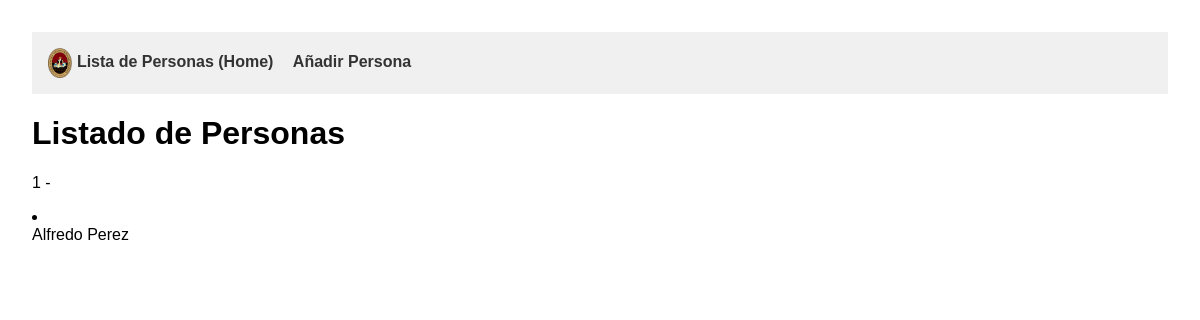
Before: / with the older database file.
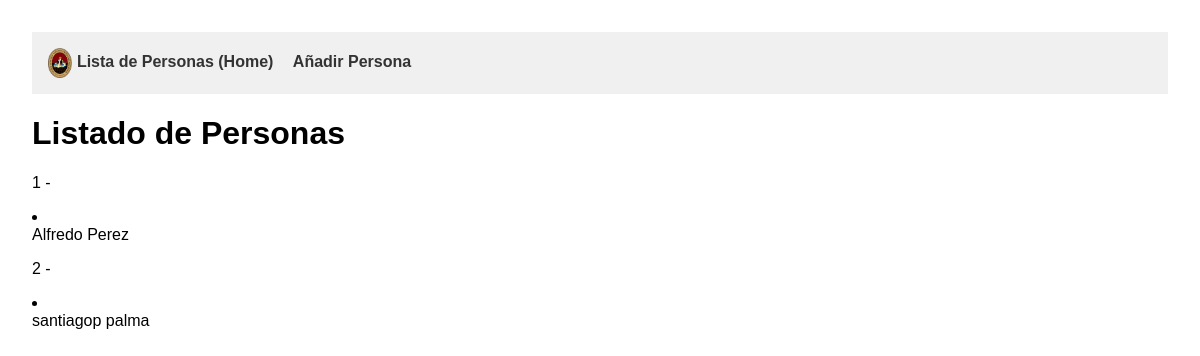
After: the same page with the newer database file.
### personas/models.py (models this page shows, shortened)
class Persona(models.Model):
    nombres = models.CharField(max_length=100)
    apellidos = models.CharField(max_length=100)
    edad = models.IntegerField()
    donador = models.BooleanField()

### personas/views.py (the view)
# urls.py: path('', PersonaListView.as_view(), name='persona-list'),
class PersonaListView(ListView):
    model = Persona

### personas/templates/personas/persona_list.html (shortened to what this page needs)
{% extends 'base.html' %}
{% block body %}
<h1>Listado de Personas</h1>
{% for instance in object_list %}
    <p>
        {{ instance.id }} -
        <li>
        </li>
        {{ instance.nombres }} {{ instance.apellidos }}
    </p>
{% endfor %}
{% endblock %}

### templates/base.html (shortened to what this page needs)
{% load static %}
<!DOCTYPE html>
<html lang="es">
<head>
</head>
<body>
    <nav>
        <img src="{% static 'personas/logo-unsa.png' %}" alt="Logo UNSA" height="30" style="vertical-align: middle;">
        <a href="{% url 'personas:persona-list' %}">Lista de Personas (Home)</a>
        <a href="{% url 'personas:persona-create' %}">Añadir Persona</a>
    </nav>
    <main>
        {% block body %}{% endblock %}
    </main>
</body>
</html>

### templates/base.html (style rules this page uses)
body { font-family: sans-serif; margin: 2em; }
nav { background-color: #f0f0f0; padding: 1em; margin-bottom: 1em; }
nav a { margin-right: 15px; text-decoration: none; color: #333; font-weight: bold; }

Changed rows visible on the page:
added Persona: id "2", nombres "santiagop", apellidos "palma"
